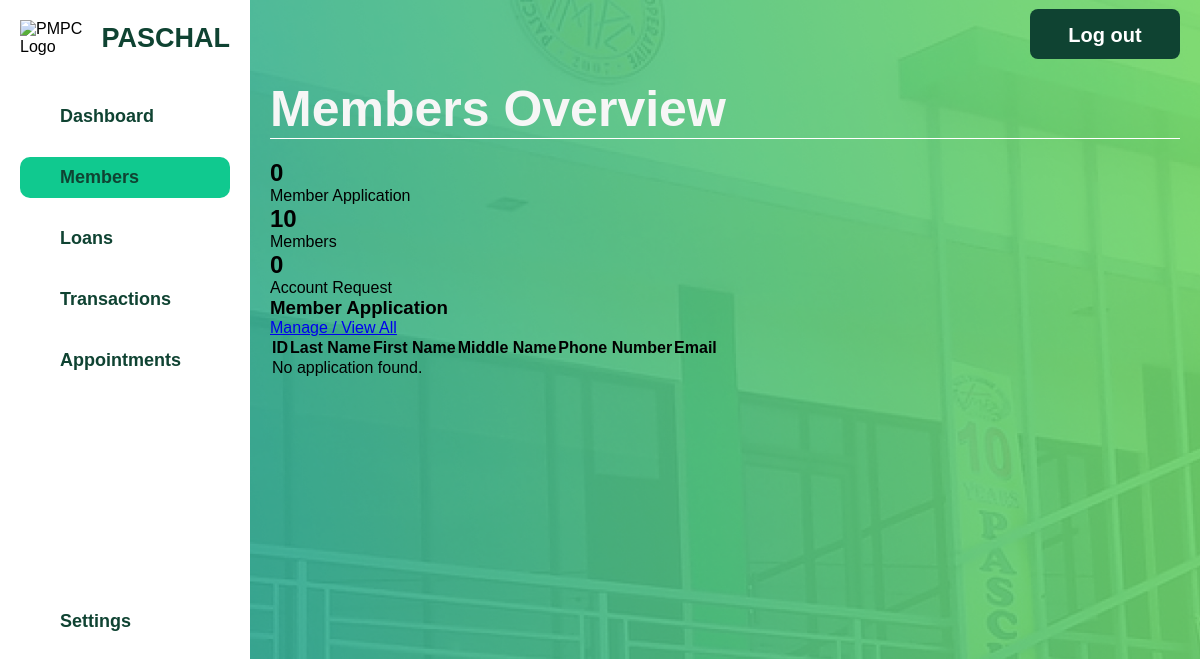
The page /html/admin/admin-membership-app.php on the database as committed earlier.
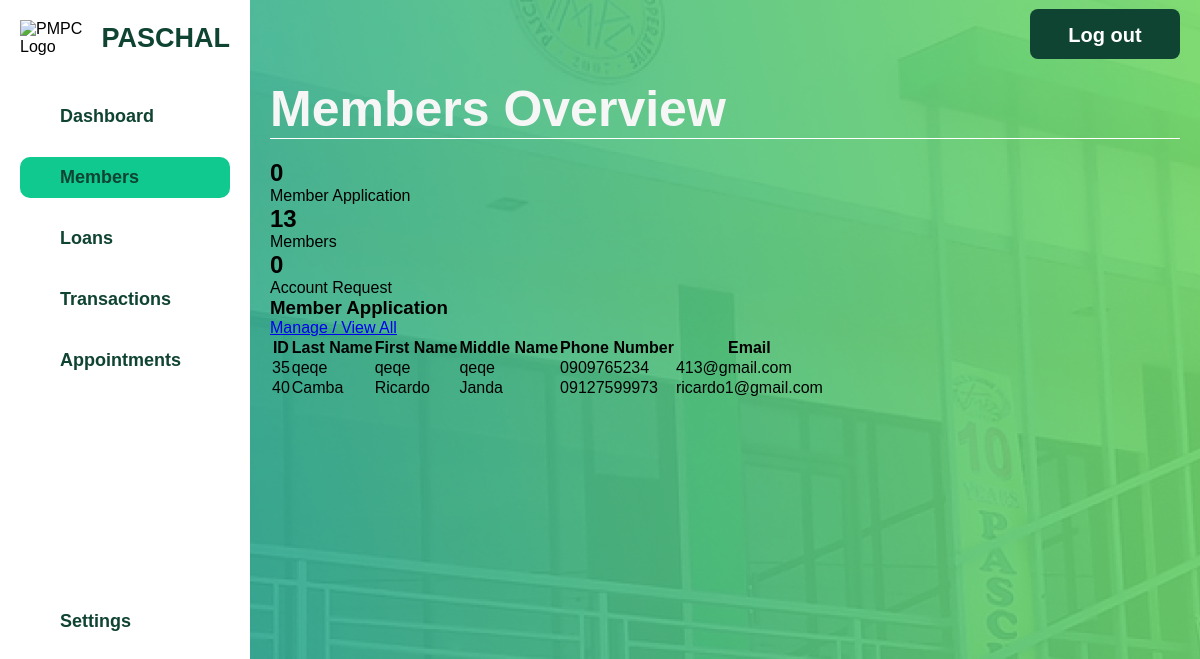
The same page on the database as committed later.
### tables this page shows
CREATE TABLE `member_credentials` (
  `MemberID` int(11) NOT NULL,
  `Username` varchar(50) NOT NULL,
  `Email` varchar(100) NOT NULL,
  `Password` varchar(255) NOT NULL
);

CREATE TABLE `signupform` (
  `MemberID` int(11) NOT NULL,
  `FirstName` varchar(50) NOT NULL,
  `LastName` varchar(50) NOT NULL,
  `MiddleName` varchar(50) DEFAULT NULL,
  `Sex` enum('Male','Female','Other') NOT NULL,
  `AddressID` int(11) DEFAULT NULL,
  `TINNumber` varchar(15) DEFAULT NULL,
  `Birthday` date DEFAULT NULL,
  `ContactNo` varchar(15) NOT NULL
);

### html/admin/admin-membership-app.php (the view, shortened to what this page needs)
<?php
$servername = "localhost";
$dbUsername = "root";
$dbPassword = "";
$dbname = "pmpc";
$conn = new mysqli($servername, $dbUsername, $dbPassword, $dbname);
$totalMembersQuery = "SELECT COUNT(*) as total FROM member";
$totalMembersResult = $conn->query($totalMembersQuery);
$totalMembers = $totalMembersResult->fetch_assoc()['total'];
$activeMemberApplicationsQuery = "SELECT COUNT(*) as total FROM membership_application WHERE Status = 'Active'";
$activeMemberApplicationsResult = $conn->query($activeMemberApplicationsQuery);
$activeMemberApplications = $activeMemberApplicationsResult->fetch_assoc()['total'];
$accountRequestsQuery = "SELECT COUNT(*) as total FROM Account_request";
$accountRequestsResult = $conn->query($accountRequestsQuery);
$accountRequests = $accountRequestsResult->fetch_assoc()['total'];
$membersQuery = "
    SELECT
        mc.MemberID,
        sf.LastName,
        sf.FirstName,
        sf.MiddleName,
        sf.ContactNo,
        mc.Email
    FROM
        member_credentials mc
    JOIN
        signupform sf
    ON
        mc.MemberID = sf.MemberID
    LIMIT 5
";
$membersResult = $conn->query($membersQuery);
?>
<!DOCTYPE html>
<html lang="en">
<head>
    <link rel="stylesheet" href="../../css/admin-members.css">
    <link rel="stylesheet" href="../../css/admin-general.css">
</head>
<body>
    <div class="container">
        <div class="sidebar">
            <div class="logo-container">
                <div class="logo">
                    <img src="../../assets/pmpc-logo.png" alt="PMPC Logo">
                </div>
                <h2 class="pmpc-text">PASCHAL</h2>
            </div>
            <ul class="sidebar-menu">
                <li><a href="admin.php">Dashboard</a></li>
                <li><a href="admin-members.php" class="active">Members</a></li>
                <li><a href="admin-loans.php">Loans</a></li>
                <li><a href="admin-transactions.php">Transactions</a></li>
                <li><a href="admin-appointments.php">Appointments</a></li>
            </ul>
            <ul class="sidebar-settings">
                <li><a href="admin-settings.html">Settings</a></li>
            </ul>
        </div>
        <div class="main-content">
            <header>
                <h1>Members Overview</h1>
                <button class="logout-button" onclick="redirectToIndex()">Log out</button>
            </header>
            <section class="summary-cards">
                <div class="card" onclick="window.location.href='admin-membership-app.php'">
                    <h2><?php echo $activeMemberApplications; ?></h2>
                    <p>Member Application</p>
                </div>
                <div class="card" onclick="window.location.href='admin-members.php'">
                    <h2><?php echo $totalMembers; ?></h2>
                    <p>Members</p>
                </div>
                <div class="card" onclick="window.location.href='admin-account-req.php'">
                    <h2><?php echo $accountRequests; ?></h2>
                    <p>Account Request</p>
                </div>
            </section>
            <section class="member-list">
                <div class="table-header">
                    <h3>Member Application</h3>
                    <a href="manage-members.php" class="manage-link">Manage / View All</a>
                </div>
                <table>
                    <thead>
                        <tr>
                            <th>ID</th>
                            <th>Last Name</th>
                            <th>First Name</th>
                            <th>Middle Name</th>
                            <th>Phone Number</th>
                            <th>Email</th>
                        </tr>
                    </thead>
                    <tbody>
                        <?php
                        if ($membersResult->num_rows > 0) {
                            while ($row = $membersResult->fetch_assoc()) {
                                echo "<tr>";
                                echo "<td>" . htmlspecialchars($row['MemberID']) . "</td>";
                                echo "<td>" . htmlspecialchars($row['LastName']) . "</td>";
                                echo "<td>" . htmlspecialchars($row['FirstName']) . "</td>";
                                echo "<td>" . htmlspecialchars($row['MiddleName']) . "</td>";
                                echo "<td>" . htmlspecialchars($row['ContactNo']) . "</td>";
                                echo "<td>" . htmlspecialchars($row['Email']) . "</td>";
                                echo "</tr>";
                            }
                        } else {
                            echo "<tr><td colspan='6'>No application found.</td></tr>";
                        }
                        ?>
                    </tbody>
                </table>
            </section>
        </div>
    </div>
</body>
</html>

### css/admin-general.css (style rules this page uses)
* { margin: 0; padding: 0; box-sizing: border-box; font-family: 'Poppins', Arial, Helvetica, sans-serif; }
html, body { height: 100%; }
body { background-image: url('../assets/bg.jpg'); background-size: cover; background-position: center; background-repeat: no-repeat; display: flex; flex-direction: column; }
.container { display: flex; width: 100%; height: 100vh; }
.sidebar { width: 250px; background-color: #fff; display: flex; flex-direction: column; padding: 20px; position: fixed; height: 100vh; }
.logo-container { display: flex; align-items: center; margin-bottom: 20px; }
.logo img { width: 70px; height: auto; margin-right: 10px; }
.pmpc-text { font-size: 27px; color: #0F4332; font-weight: 800; }
.sidebar-menu { list-style: none; padding: 0; }
.sidebar-menu li { margin: 20px 0; }
.sidebar-settings { list-style: none; padding-left: 0; margin-bottom: 20px; }
.sidebar-menu a { color: #0F4332; text-decoration: none; font-size: 18px; font-weight: bold; display: block; padding: 10px 40px; transition: background-color 0.3s ease; }
.sidebar-menu a.active, .sidebar-menu a:hover { background-color: #10C98F; border-radius: 10px; }
.sidebar-settings li { margin: 0; }
.sidebar-settings a { color: #0F4332; text-decoration: none; font-size: 18px; font-weight: bold; padding: 10px 40px; display: block; transition: background-color 0.3s ease; margin-top:200px; }
.main-content { margin-left: 250px; padding: 20px; width: calc(100% - 250px); background-color: #e0f7f700; }
header { display: flex; justify-content: space-between; align-items: center; padding-top: 60px; border-bottom: 1.5px solid #ffffff; margin-bottom: 20px; }
header h1 { font-size: 50px; font-weight: 800; color: #f6f6f6; }
.logout-button { background-color: #0F4332; color: rgb(255, 255, 255); border-radius: 8px; margin-top: -150px; font-size: 20px; font-weight: bold; width: 150px; height: 50px; padding: 15px 25px; border: none; cursor: pointer; transition: background-color 0.3s ease; }

Rows that differ between the two databases and show on the page:
added member_credentials: MemberID "35", signupform.LastName "qeqe", signupform.FirstName "qeqe", signupform.MiddleName "qeqe", signupform.ContactNo "0909765234", Email "413@gmail.com"
added member_credentials: MemberID "40", signupform.LastName "Camba", signupform.FirstName "Ricardo", signupform.MiddleName "Janda", signupform.ContactNo "09127599973", Email "ricardo1@gmail.com"
Other text that changed with them:
$totalMembers: "10" → "13"
text no longer shown: "No application found."
